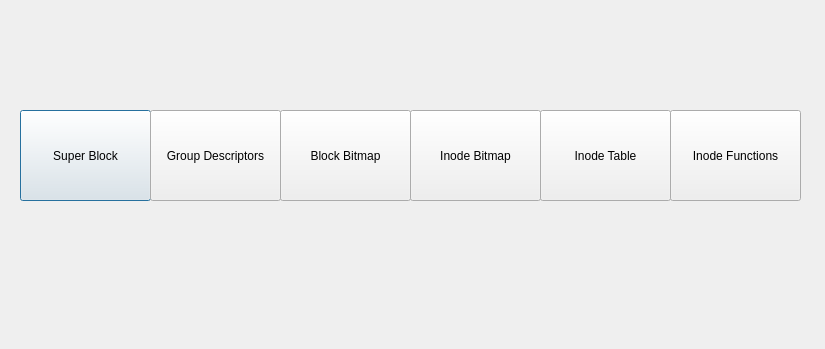
<?xml version="1.0" encoding="UTF-8"?>
<ui version="4.0">
 <class>GroupBlock</class>
 <widget class="QDialog" name="GroupBlock">
  <property name="geometry">
   <rect>
    <x>0</x>
    <y>0</y>
    <width>825</width>
    <height>349</height>
   </rect>
  </property>
  <property name="windowTitle">
   <string>Dialog</string>
  </property>
  <widget class="QPushButton" name="SuperBlockButton">
   <property name="geometry">
    <rect>
     <x>20</x>
     <y>110</y>
     <width>131</width>
     <height>91</height>
    </rect>
   </property>
   <property name="text">
    <string>Super Block</string>
   </property>
  </widget>
  <widget class="QPushButton" name="GroupDescriptorsButton">
   <property name="geometry">
    <rect>
     <x>150</x>
     <y>110</y>
     <width>131</width>
     <height>91</height>
    </rect>
   </property>
   <property name="text">
    <string>Group Descriptors</string>
   </property>
  </widget>
  <widget class="QPushButton" name="BlockBitmapButton">
   <property name="geometry">
    <rect>
     <x>280</x>
     <y>110</y>
     <width>131</width>
     <height>91</height>
    </rect>
   </property>
   <property name="text">
    <string>Block Bitmap</string>
   </property>
  </widget>
  <widget class="QPushButton" name="InodeBitmap">
   <property name="geometry">
    <rect>
     <x>410</x>
     <y>110</y>
     <width>131</width>
     <height>91</height>
    </rect>
   </property>
   <property name="text">
    <string>Inode Bitmap</string>
   </property>
  </widget>
  <widget class="QPushButton" name="InodeTableButton">
   <property name="geometry">
    <rect>
     <x>540</x>
     <y>110</y>
     <width>131</width>
     <height>91</height>
    </rect>
   </property>
   <property name="text">
    <string>Inode Table</string>
   </property>
  </widget>
  <widget class="QPushButton" name="pushButton">
   <property name="geometry">
    <rect>
     <x>670</x>
     <y>110</y>
     <width>131</width>
     <height>91</height>
    </rect>
   </property>
   <property name="text">
    <string>Inode Functions</string>
   </property>
  </widget>
 </widget>
 <resources/>
 <connections/>
</ui>
